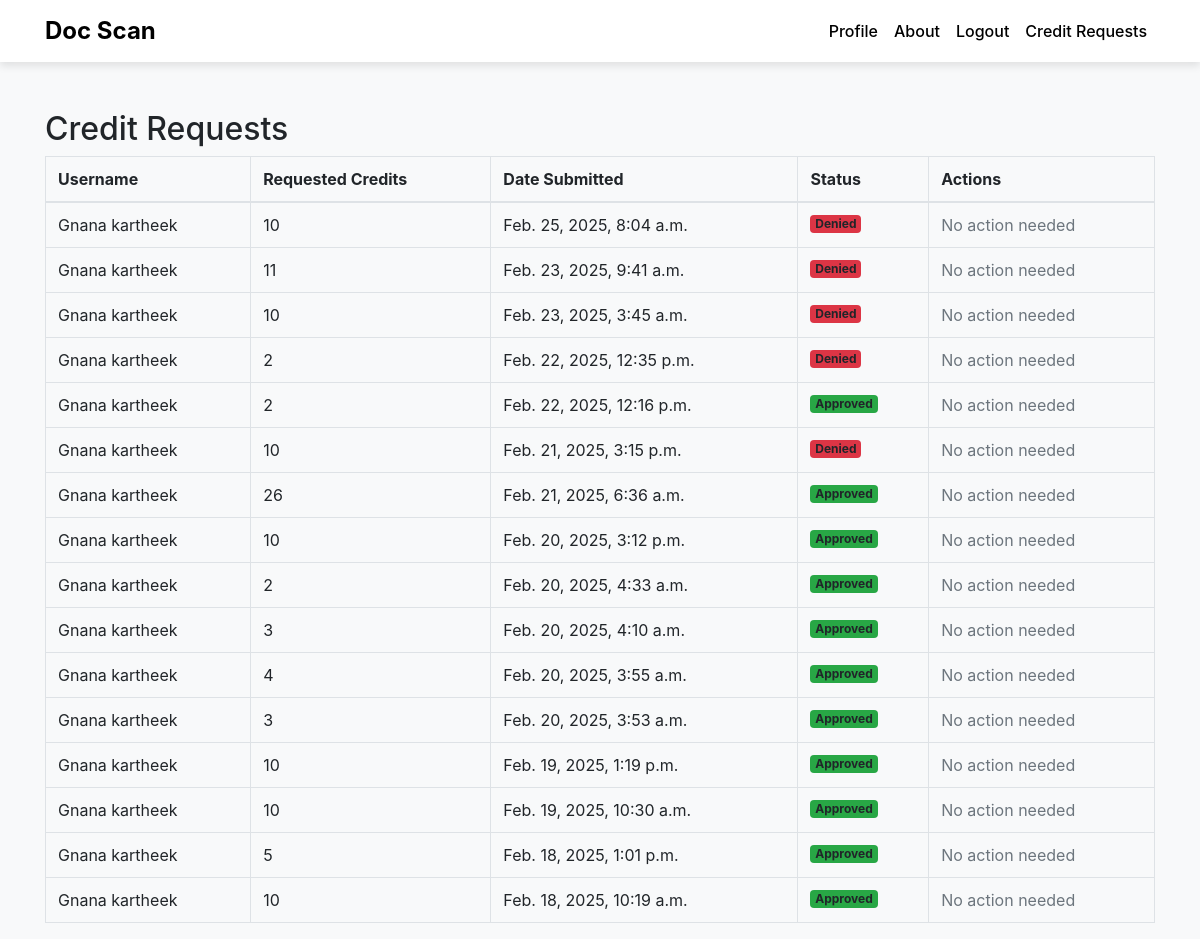
/credit_requests/ (signed in), run on the app's committed database.
### users/models.py (models this page shows, shortened)
class CreditRequest(models.Model):
    STATUS_CHOICES = (
        (0, "Pending"),
        (1, "Approved"),
        (2, "Denied"),
    )
    user = models.ForeignKey(User, on_delete=models.CASCADE)
    requested_credits = models.IntegerField()
    approved = models.IntegerField(choices=STATUS_CHOICES, default=0)  # Updated field
    created_at = models.DateTimeField(auto_now_add=True)

### users/views.py (the view)
# urls.py: path('credit_requests/', views.credit_requests, name='credit_requests'),
@login_required
def credit_requests(request):
    if not request.user.is_staff:
        raise Http404("You do not have permission to view this page.")
    credit_requests = CreditRequest.objects.all().order_by('-created_at')  # Get all credit requests
    return render(request, 'credit_requests.html', {'credit_requests': credit_requests})

### templates/credit_requests.html
{% load static %}
<link rel="stylesheet" href="{% static 'css/bootstrap.css' %}" />
{% block body %} {% include 'navigation.html' %}
<div class="container mt-5">
  <h2>Credit Requests</h2>
  <table class="table table-bordered">
    <thead>
      <tr>
        <th>Username</th>
        <th>Requested Credits</th>
        <th>Date Submitted</th>
        <th>Status</th>
        <th>Actions</th>
      </tr>
    </thead>
    <tbody>
      {% for request in credit_requests %}
      <tr>
        <td>{{ request.user.username }}</td>
        <td>{{ request.requested_credits }}</td>
        <td>{{ request.created_at }}</td>
        <td>
          {% if request.approved == 1 %}
          <span class="badge bg-success">Approved</span>
          {% elif request.approved == 2 %}
          <span class="badge bg-danger">Denied</span>
          {% else %}
          <span class="badge bg-warning text-dark">Pending</span>
          {% endif %}
        </td>
        <td>
          {% if request.approved == 0 %}
          <a
            href="{% url 'approve_credit_request' request.id %}"
            class="btn btn-success btn-sm"
            >Approve</a
          >
          <a
            href="{% url 'deny_credit_request' request.id %}"
            class="btn btn-danger btn-sm"
            >Deny</a
          >
          {% else %}
          <span class="text-muted">No action needed</span>
          {% endif %}
        </td>
      </tr>
      {% endfor %}
    </tbody>
  </table>
</div>
{% endblock %}

### data on the page
CreditRequest: user.username "Gnana kartheek", requested_credits "10", created_at "Feb. 25, 2025, 8:04 a.m.", approved "Denied"
CreditRequest: user.username "Gnana kartheek", requested_credits "11", created_at "Feb. 23, 2025, 9:41 a.m.", approved "Denied"
CreditRequest: user.username "Gnana kartheek", requested_credits "10", created_at "Feb. 23, 2025, 3:45 a.m.", approved "Denied"
CreditRequest: user.username "Gnana kartheek", requested_credits "2", created_at "Feb. 22, 2025, 12:35 p.m.", approved "Denied"
CreditRequest: user.username "Gnana kartheek", requested_credits "2", created_at "Feb. 22, 2025, 12:16 p.m.", approved "Approved"
CreditRequest: user.username "Gnana kartheek", requested_credits "10", created_at "Feb. 21, 2025, 3:15 p.m.", approved "Denied"
CreditRequest: user.username "Gnana kartheek", requested_credits "26", created_at "Feb. 21, 2025, 6:36 a.m.", approved "Approved"
CreditRequest: user.username "Gnana kartheek", requested_credits "10", created_at "Feb. 20, 2025, 3:12 p.m.", approved "Approved"
CreditRequest: user.username "Gnana kartheek", requested_credits "2", created_at "Feb. 20, 2025, 4:33 a.m.", approved "Approved"
CreditRequest: user.username "Gnana kartheek", requested_credits "3", created_at "Feb. 20, 2025, 4:10 a.m.", approved "Approved"
CreditRequest: user.username "Gnana kartheek", requested_credits "4", created_at "Feb. 20, 2025, 3:55 a.m.", approved "Approved"
CreditRequest: user.username "Gnana kartheek", requested_credits "3", created_at "Feb. 20, 2025, 3:53 a.m.", approved "Approved"
CreditRequest: user.username "Gnana kartheek", requested_credits "10", created_at "Feb. 19, 2025, 1:19 p.m.", approved "Approved"
CreditRequest: user.username "Gnana kartheek", requested_credits "10", created_at "Feb. 19, 2025, 10:30 a.m.", approved "Approved"
CreditRequest: user.username "Gnana kartheek", requested_credits "5", created_at "Feb. 18, 2025, 1:01 p.m.", approved "Approved"
CreditRequest: user.username "Gnana kartheek", requested_credits "10", created_at "Feb. 18, 2025, 10:19 a.m.", approved "Approved"
